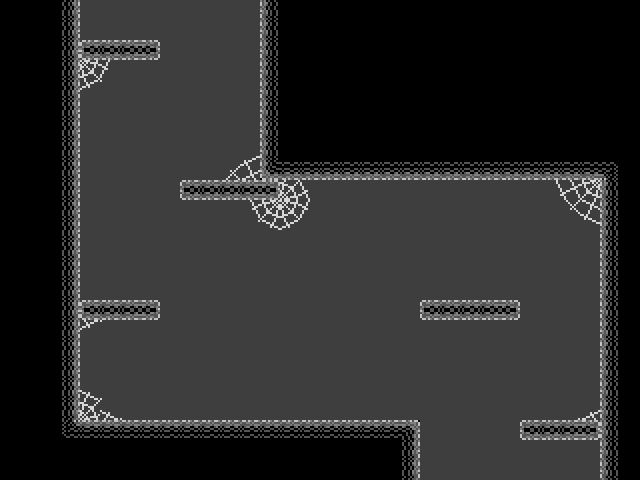

Rendered tile map (Tiled .tmx) drawn with the repository's tilesets; below, a short description and the map source with its tile grids summarised:
An orthogonal 32x24 tile map with 20x20 px tiles, 2 tile layers (background, walls), 2 tilesets.

<map version="1.0" orientation="orthogonal" width="32" height="24" tilewidth="20" tileheight="20">
 <properties>
  <property name="bottomPortal" value="resources/cave00.tmx" />
  <property name="topPortal" value="resources/cave06.tmx" />
 </properties>
 <tileset firstgid="1" name="tiles_cave" tilewidth="20" tileheight="20">
  <image source="tiles_cave.png" width="140" height="180" />
 </tileset>
 <tileset firstgid="64" name="cave_background" tilewidth="20" tileheight="20">
  <image source="cave_background.png" width="400" height="260" />
 </tileset>
 <layer name="background" width="32" height="24">
  <data>[768 cells, 420 non-empty, 27 distinct tile ids]</data>
 </layer>
 <layer name="walls" width="32" height="24">
  <data>[768 cells, 104 non-empty, 11 distinct tile ids]</data>
 </layer>
 <objectgroup name="objects" width="32" height="24" />
</map>
